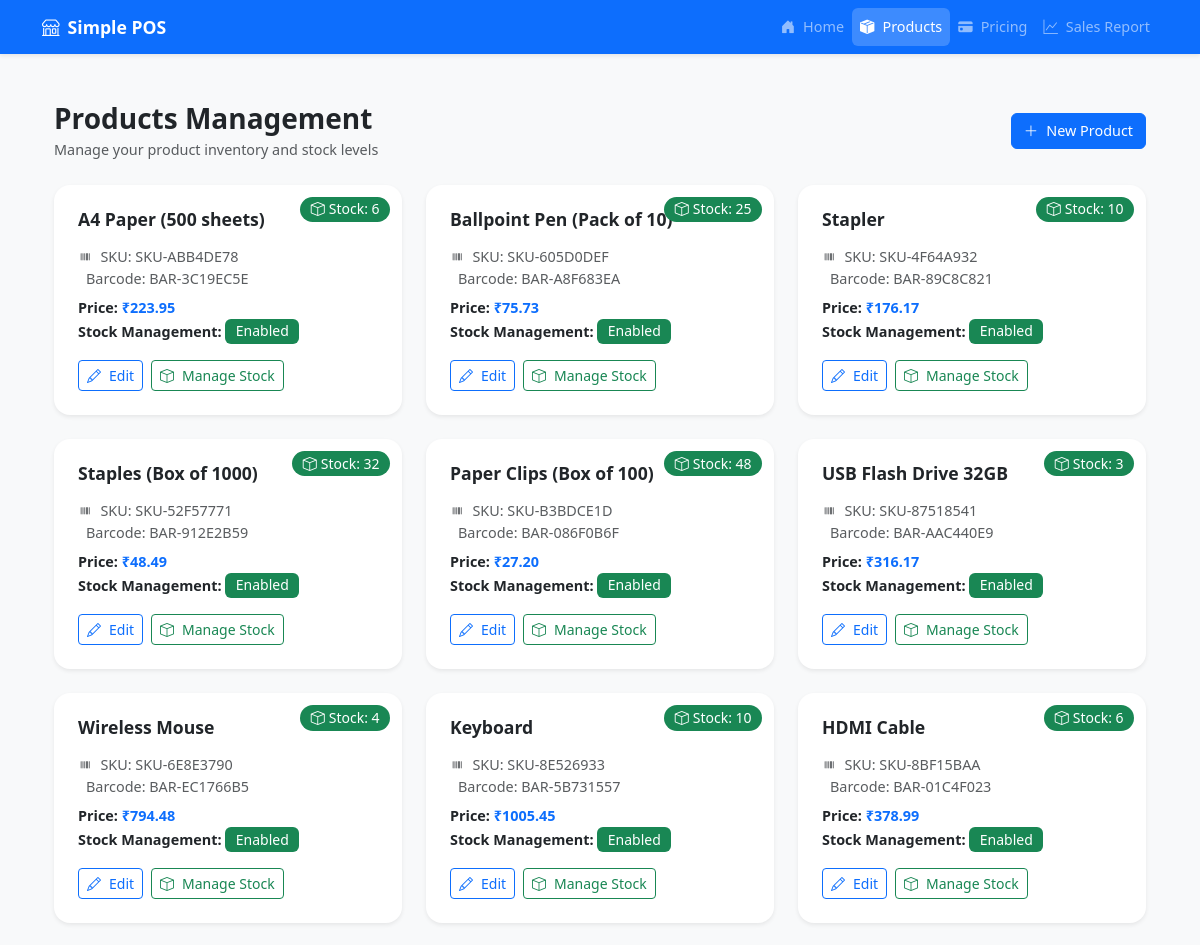
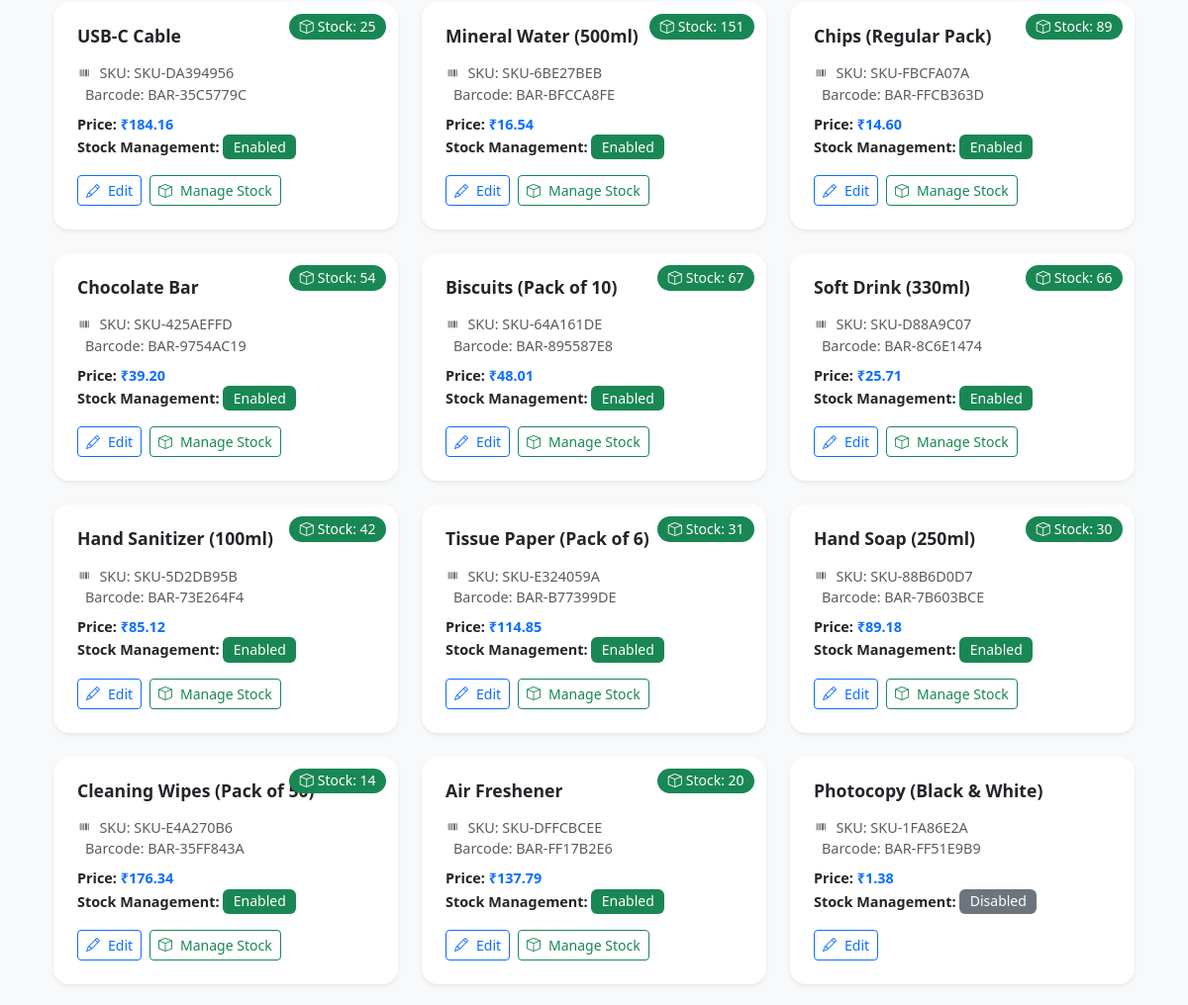
/products/ (upper part), run on an earlier commit of the app's database (2 pictures, top to bottom).
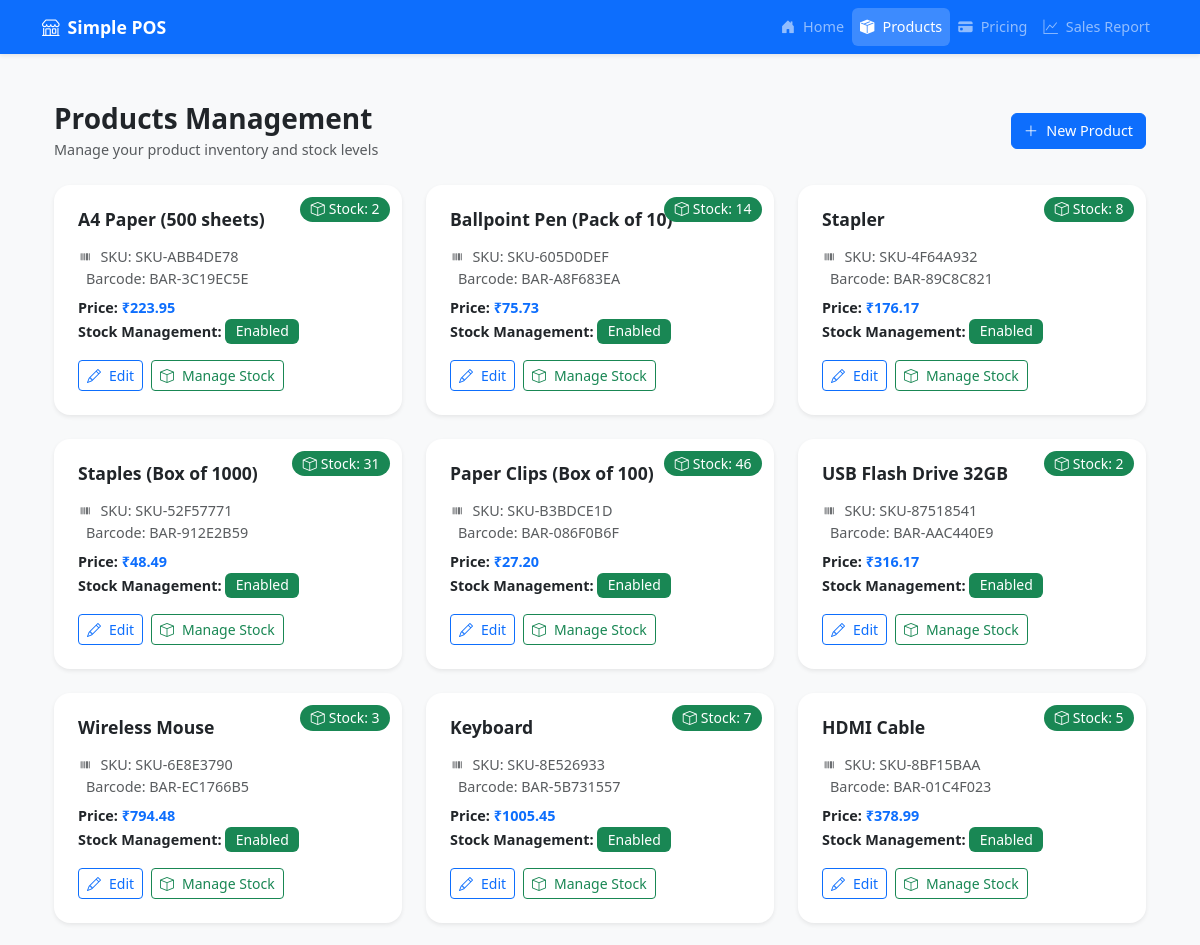
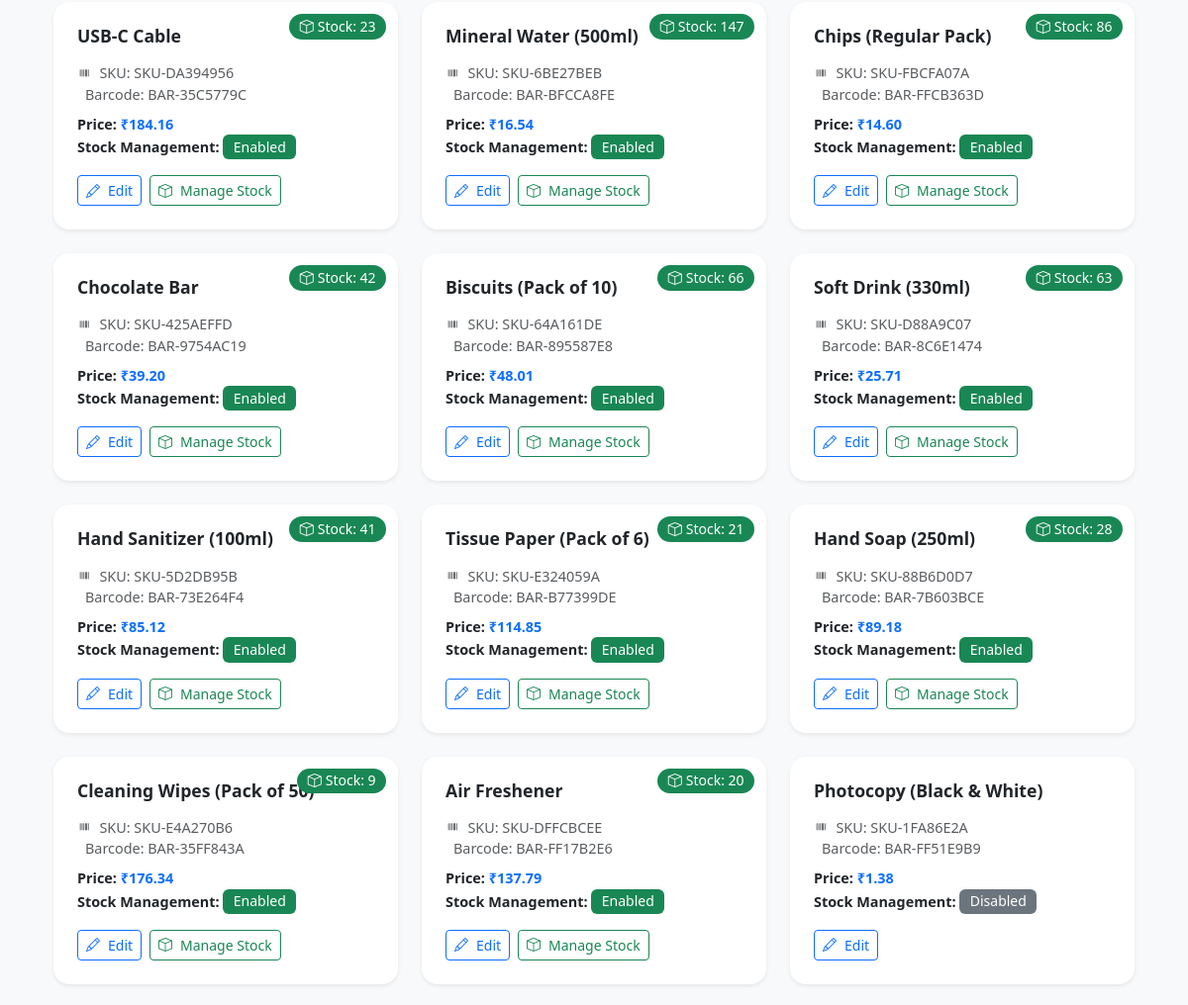
And on a later commit of the database (2 pictures, top to bottom).
### pos/models.py (models this page shows, shortened)
class Product(models.Model):
    name = models.CharField(max_length=200)
    sku = models.CharField(max_length=50, unique=True, editable=False)
    barcode = models.CharField(max_length=50, unique=True, editable=False)
    price = models.DecimalField(max_digits=10, decimal_places=2)
    maintain_stock = models.BooleanField(default=False)
    created_at = models.DateTimeField(auto_now_add=True)
    updated_at = models.DateTimeField(auto_now=True)

class Stock(models.Model):
    TRANSACTION_TYPES = [
        ('IN', 'Stock In'),
        ('OUT', 'Stock Out'),
    ]
    product = models.OneToOneField(Product, on_delete=models.CASCADE, related_name='stock')
    current_quantity = models.IntegerField(default=0)
    last_updated = models.DateTimeField(auto_now=True)

### pos/views.py (the view)
# urls.py: path('products/', views.products_list, name='products_list'),
def products_list(request):
    products = Product.objects.all()
    return render(request, 'pos/products.html', {'products': products})

### pos/templates/pos/products.html (shortened to what this page needs)
{% extends 'pos/base.html' %}
{% block content %}
<div class="container py-4">
    <div class="d-flex justify-content-between align-items-center mb-4">
        <div>
            <h2 class="fw-bold mb-1">Products Management</h2>
            <p class="text-muted mb-0">Manage your product inventory and stock levels</p>
        </div>
        <button class="btn btn-primary d-flex align-items-center gap-2" data-bs-toggle="modal" data-bs-target="#productModal">
            <i class="bi bi-plus-lg"></i> New Product
        </button>
    </div>
    <div class="row row-cols-1 row-cols-md-2 row-cols-lg-3 g-4">
        {% for product in products %}
        <div class="col">
            <div class="card product-card shadow-sm h-100">
                <div class="card-body p-4">
                    {% if product.maintain_stock %}
                    <span class="badge bg-{{ product.stock.current_quantity|yesno:'success,danger' }} stock-badge">
                        <i class="bi bi-box me-1"></i>Stock: {{ product.stock.current_quantity }}
                    </span>
                    {% endif %}
                    <h5 class="card-title fw-bold mb-3">{{ product.name }}</h5>
                    <div class="mb-3">
                        <p class="card-text text-muted mb-2">
                            <i class="bi bi-upc me-2"></i>SKU: {{ product.sku }}<br>
                            Barcode: {{ product.barcode }}
                        </p>
                        <p class="card-text">
                            <span class="fw-semibold">Price:</span>
                            <span class="text-primary fw-bold">₹{{ product.price }}</span><br>
                            <span class="fw-semibold">Stock Management:</span>
                            <span class="badge bg-{{ product.maintain_stock|yesno:'success,secondary' }}">
                                {{ product.maintain_stock|yesno:"Enabled,Disabled" }}
                            </span>
                        </p>
                    </div>
                    <div class="d-flex gap-2 mt-auto">
                        <button class="btn btn-outline-primary btn-sm d-flex align-items-center gap-2"
                                onclick="editProduct({{ product.id }})">
                            <i class="bi bi-pencil"></i> Edit
                        </button>
                        {% if product.maintain_stock %}
                        <button class="btn btn-outline-success btn-sm d-flex align-items-center gap-2"
                                onclick="showStockModal({{ product.id }})">
                            <i class="bi bi-box"></i> Manage Stock
                        </button>
                        {% endif %}
                    </div>
                </div>
            </div>
        </div>
        {% endfor %}
    </div>
</div>
{% endblock %}

### pos/templates/pos/base.html (shortened to what this page needs)
<!DOCTYPE html>
<html lang="en">
<head>
    <link href="https://cdn.jsdelivr.net/npm/bootstrap@5.3.0/dist/css/bootstrap.min.css" rel="stylesheet">
    <link rel="stylesheet" href="https://cdn.jsdelivr.net/npm/bootstrap-icons@1.11.0/font/bootstrap-icons.css">
</head>
<body>
    <nav class="navbar navbar-expand-lg navbar-dark bg-primary sticky-top">
        <div class="container">
            <a class="navbar-brand d-flex align-items-center" href="{% url 'pos_home' %}">
                <i class="bi bi-shop me-2"></i>Simple POS
            </a>
            <div class="collapse navbar-collapse" id="navbarNav">
                <ul class="navbar-nav ms-auto">
                    <li class="nav-item">
                        <a class="nav-link d-flex align-items-center {% if request.resolver_match.url_name == 'pos_home' %}active{% endif %}"
                           href="{% url 'pos_home' %}">
                            <i class="bi bi-house-door-fill me-2"></i>Home
                        </a>
                    </li>
                    <li class="nav-item">
                        <a class="nav-link d-flex align-items-center {% if request.resolver_match.url_name == 'products_list' %}active{% endif %}"
                           href="{% url 'products_list' %}">
                            <i class="bi bi-box-seam-fill me-2"></i>Products
                        </a>
                    </li>
                    <li class="nav-item">
                        <a class="nav-link d-flex align-items-center {% if request.resolver_match.url_name == 'pricing' %}active{% endif %}"
                           href="{% url 'pricing' %}">
                            <i class="bi bi-credit-card-fill me-2"></i>Pricing
                        </a>
                    </li>
                    <li class="nav-item">
                        <a class="nav-link d-flex align-items-center {% if request.resolver_match.url_name == 'sales_report' %}active{% endif %}"
                           href="{% url 'sales_report' %}">
                            <i class="bi bi-graph-up me-2"></i>Sales Report
                        </a>
                    </li>
                </ul>
            </div>
        </div>
    </nav>
    <main class="container py-4">
        {% block content %}
        {% endblock %}
    </main>
</body>
</html>

### pos/templates/pos/base.html (style rules this page uses)
:root { --bs-primary: #0d6efd; --bs-primary-rgb: 13, 110, 253; --font-size-base: 0.9rem; --font-size-sm: 0.875rem; --font-size-lg: 1rem; --font-weight-normal: 400; --font-weight-medium: 500; --font-weight-semibold: 600; }
body { min-height: 100vh; display: flex; flex-direction: column; background-color: #f8f9fa; font-size: var(--font-size-base); font-weight: var(--font-weight-normal); }
.navbar { box-shadow: 0 2px 4px rgba(0,0,0,.08); }
.navbar-brand { font-weight: var(--font-weight-semibold); font-size: 1.1rem; }
.nav-link { font-weight: var(--font-weight-medium); padding: 0.5rem 1rem; transition: all 0.2s ease; font-size: var(--font-size-base); }
.nav-link.active { background-color: rgba(255,255,255,.2); border-radius: 0.375rem; }
h2 { font-size: 1.75rem; }
h5 { font-size: 1.1rem; }
.btn { font-size: var(--font-size-base); font-weight: var(--font-weight-medium); }
.btn-sm { font-size: var(--font-size-sm); }
.card-title { font-size: 1.1rem; font-weight: var(--font-weight-semibold); }

### pos/templates/pos/products.html (style rules this page uses)
.product-card { transition: all 0.2s ease; border: none; border-radius: 1rem; }
.stock-badge { position: absolute; top: 0.75rem; right: 0.75rem; font-size: var(--font-size-sm); padding: 0.4rem 0.6rem; border-radius: 2rem; }
.card-title { font-size: 1.1rem; font-weight: var(--font-weight-semibold); margin-bottom: 0.75rem; }
.card-text { font-size: var(--font-size-base); }
.card-text .fw-semibold { font-weight: var(--font-weight-semibold); }
.btn { font-size: var(--font-size-base); font-weight: var(--font-weight-medium); }
.btn-sm { font-size: var(--font-size-sm); padding: 0.25rem 0.5rem; }
.badge { font-size: var(--font-size-sm); font-weight: var(--font-weight-medium); padding: 0.35rem 0.65rem; }

What changed in the data, as far as the page shows it:
changed through a linked row, Product "A4 Paper (500 sheets)": stock.current_quantity "6" → "2"
changed through a linked row, Product "Ballpoint Pen (Pack of 10)": stock.current_quantity "25" → "14"
changed through a linked row, Product "Stapler": stock.current_quantity "10" → "8"
changed through a linked row, Product "Staples (Box of 1000)": stock.current_quantity "32" → "31"
changed through a linked row, Product "Paper Clips (Box of 100)": stock.current_quantity "48" → "46"
changed through a linked row, Product "USB Flash Drive 32GB": stock.current_quantity "3" → "2"
changed through a linked row, Product "Wireless Mouse": stock.current_quantity "4" → "3"
changed through a linked row, Product "Keyboard": stock.current_quantity "10" → "7"
changed through a linked row, Product "HDMI Cable": stock.current_quantity "6" → "5"
changed through a linked row, Product "USB-C Cable": stock.current_quantity "25" → "23"
changed through a linked row, Product "Mineral Water (500ml)": stock.current_quantity "151" → "147"
changed through a linked row, Product "Chips (Regular Pack)": stock.current_quantity "89" → "86"
changed through a linked row, Product "Chocolate Bar": stock.current_quantity "54" → "42"
changed through a linked row, Product "Biscuits (Pack of 10)": stock.current_quantity "67" → "66"
changed through a linked row, Product "Soft Drink (330ml)": stock.current_quantity "66" → "63"
changed through a linked row, Product "Hand Sanitizer (100ml)": stock.current_quantity "42" → "41"
changed through a linked row, Product "Tissue Paper (Pack of 6)": stock.current_quantity "31" → "21"
changed through a linked row, Product "Hand Soap (250ml)": stock.current_quantity "30" → "28"
changed through a linked row, Product "Cleaning Wipes (Pack of 50)": stock.current_quantity "14" → "9"
